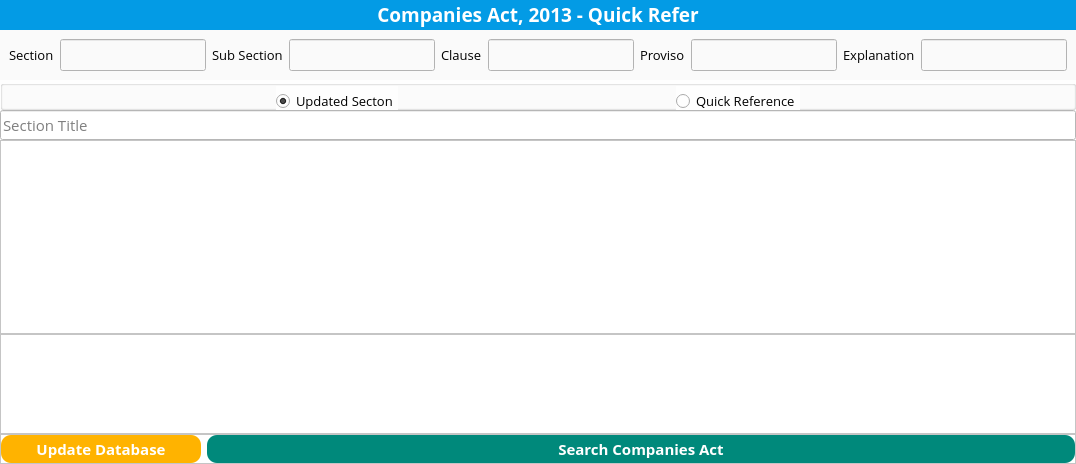
<?xml version="1.0" encoding="UTF-8"?>
<ui version="4.0">
 <class>CompaniesActQR</class>
 <widget class="QWidget" name="CompaniesActQR">
  <property name="geometry">
   <rect>
    <x>0</x>
    <y>0</y>
    <width>1076</width>
    <height>464</height>
   </rect>
  </property>
  <property name="minimumSize">
   <size>
    <width>0</width>
    <height>0</height>
   </size>
  </property>
  <property name="font">
   <font>
    <pointsize>12</pointsize>
    <stylestrategy>PreferAntialias</stylestrategy>
   </font>
  </property>
  <property name="windowTitle">
   <string>Companies Act</string>
  </property>
  <property name="windowIcon">
   <iconset>
    <normaloff>../Icon/logo.png</normaloff>../Icon/logo.png</iconset>
  </property>
  <property name="styleSheet">
   <string notr="true">background-color: rgb(255, 255, 255);</string>
  </property>
  <layout class="QGridLayout" name="gridLayout">
   <property name="leftMargin">
    <number>0</number>
   </property>
   <property name="topMargin">
    <number>0</number>
   </property>
   <property name="rightMargin">
    <number>0</number>
   </property>
   <property name="bottomMargin">
    <number>0</number>
   </property>
   <property name="spacing">
    <number>0</number>
   </property>
   <item row="1" column="0">
    <widget class="QWidget" name="widget" native="true">
     <property name="minimumSize">
      <size>
       <width>711</width>
       <height>50</height>
      </size>
     </property>
     <property name="maximumSize">
      <size>
       <width>16777215</width>
       <height>50</height>
      </size>
     </property>
     <property name="styleSheet">
      <string notr="true">background-color: rgb(250, 250, 250);</string>
     </property>
     <layout class="QGridLayout" name="gridLayout_4">
      <item row="0" column="0">
       <layout class="QHBoxLayout" name="horizontalLayout">
        <item>
         <widget class="QLabel" name="sectiontag">
          <property name="sizePolicy">
           <sizepolicy hsizetype="Preferred" vsizetype="Preferred">
            <horstretch>0</horstretch>
            <verstretch>0</verstretch>
           </sizepolicy>
          </property>
          <property name="font">
           <font>
            <family>Open Sans</family>
            <pointsize>10</pointsize>
            <stylestrategy>PreferAntialias</stylestrategy>
           </font>
          </property>
          <property name="text">
           <string>Section</string>
          </property>
         </widget>
        </item>
        <item>
         <widget class="QLineEdit" name="SectionInput">
          <property name="sizePolicy">
           <sizepolicy hsizetype="Expanding" vsizetype="Expanding">
            <horstretch>0</horstretch>
            <verstretch>0</verstretch>
           </sizepolicy>
          </property>
          <property name="font">
           <font>
            <family>Open Sans</family>
            <stylestrategy>PreferAntialias</stylestrategy>
           </font>
          </property>
         </widget>
        </item>
        <item>
         <widget class="QLabel" name="subsectiotag">
          <property name="font">
           <font>
            <family>Open Sans</family>
            <pointsize>10</pointsize>
            <stylestrategy>PreferAntialias</stylestrategy>
           </font>
          </property>
          <property name="text">
           <string>Sub Section</string>
          </property>
         </widget>
        </item>
        <item>
         <widget class="QLineEdit" name="SubSectionInput">
          <property name="sizePolicy">
           <sizepolicy hsizetype="Expanding" vsizetype="Expanding">
            <horstretch>0</horstretch>
            <verstretch>0</verstretch>
           </sizepolicy>
          </property>
          <property name="font">
           <font>
            <family>Open Sans</family>
            <pointsize>10</pointsize>
            <stylestrategy>PreferAntialias</stylestrategy>
           </font>
          </property>
         </widget>
        </item>
        <item>
         <widget class="QLabel" name="clausetag">
          <property name="font">
           <font>
            <family>Open Sans</family>
            <pointsize>10</pointsize>
            <stylestrategy>PreferAntialias</stylestrategy>
           </font>
          </property>
          <property name="text">
           <string>Clause</string>
          </property>
         </widget>
        </item>
        <item>
         <widget class="QLineEdit" name="ClauseInput">
          <property name="sizePolicy">
           <sizepolicy hsizetype="Expanding" vsizetype="Expanding">
            <horstretch>0</horstretch>
            <verstretch>0</verstretch>
           </sizepolicy>
          </property>
          <property name="font">
           <font>
            <family>Open Sans</family>
            <pointsize>10</pointsize>
            <stylestrategy>PreferAntialias</stylestrategy>
           </font>
          </property>
         </widget>
        </item>
        <item>
         <widget class="QLabel" name="provisotag">
          <property name="font">
           <font>
            <family>Open Sans</family>
            <pointsize>10</pointsize>
            <stylestrategy>PreferAntialias</stylestrategy>
           </font>
          </property>
          <property name="text">
           <string>Proviso</string>
          </property>
         </widget>
        </item>
        <item>
         <widget class="QLineEdit" name="ProvisoInput">
          <property name="sizePolicy">
           <sizepolicy hsizetype="Expanding" vsizetype="Expanding">
            <horstretch>0</horstretch>
            <verstretch>0</verstretch>
           </sizepolicy>
          </property>
          <property name="font">
           <font>
            <family>Open Sans</family>
            <pointsize>10</pointsize>
            <stylestrategy>PreferAntialias</stylestrategy>
           </font>
          </property>
         </widget>
        </item>
        <item>
         <widget class="QLabel" name="explanationtag">
          <property name="font">
           <font>
            <family>Open Sans</family>
            <pointsize>10</pointsize>
            <stylestrategy>PreferAntialias</stylestrategy>
           </font>
          </property>
          <property name="text">
           <string>Explanation</string>
          </property>
         </widget>
        </item>
        <item>
         <widget class="QLineEdit" name="ExplanationInput">
          <property name="sizePolicy">
           <sizepolicy hsizetype="Expanding" vsizetype="Expanding">
            <horstretch>0</horstretch>
            <verstretch>0</verstretch>
           </sizepolicy>
          </property>
          <property name="font">
           <font>
            <family>Open Sans</family>
            <pointsize>10</pointsize>
            <stylestrategy>PreferAntialias</stylestrategy>
           </font>
          </property>
         </widget>
        </item>
       </layout>
      </item>
     </layout>
    </widget>
   </item>
   <item row="6" column="0">
    <widget class="QFrame" name="ButtonGroup">
     <property name="minimumSize">
      <size>
       <width>0</width>
       <height>30</height>
      </size>
     </property>
     <property name="maximumSize">
      <size>
       <width>16777215</width>
       <height>30</height>
      </size>
     </property>
     <property name="frameShape">
      <enum>QFrame::StyledPanel</enum>
     </property>
     <property name="frameShadow">
      <enum>QFrame::Raised</enum>
     </property>
     <layout class="QGridLayout" name="gridLayout_2">
      <property name="leftMargin">
       <number>0</number>
      </property>
      <property name="topMargin">
       <number>0</number>
      </property>
      <property name="rightMargin">
       <number>0</number>
      </property>
      <property name="bottomMargin">
       <number>0</number>
      </property>
      <item row="1" column="0">
       <widget class="QPushButton" name="UpdateDb">
        <property name="sizePolicy">
         <sizepolicy hsizetype="Expanding" vsizetype="Expanding">
          <horstretch>0</horstretch>
          <verstretch>0</verstretch>
         </sizepolicy>
        </property>
        <property name="maximumSize">
         <size>
          <width>200</width>
          <height>16777215</height>
         </size>
        </property>
        <property name="font">
         <font>
          <family>Open Sans</family>
          <pointsize>11</pointsize>
          <weight>75</weight>
          <bold>true</bold>
          <stylestrategy>PreferAntialias</stylestrategy>
         </font>
        </property>
        <property name="styleSheet">
         <string notr="true">background-color:rgb(255,179,0);
color: rgb(255, 255, 255);
border-radius:10;</string>
        </property>
        <property name="text">
         <string>Update Database</string>
        </property>
       </widget>
      </item>
      <item row="1" column="1">
       <widget class="QPushButton" name="Search">
        <property name="sizePolicy">
         <sizepolicy hsizetype="Minimum" vsizetype="Expanding">
          <horstretch>0</horstretch>
          <verstretch>0</verstretch>
         </sizepolicy>
        </property>
        <property name="font">
         <font>
          <family>Open Sans</family>
          <pointsize>11</pointsize>
          <weight>75</weight>
          <bold>true</bold>
          <stylestrategy>PreferAntialias</stylestrategy>
         </font>
        </property>
        <property name="styleSheet">
         <string notr="true">color: rgb(255, 255, 255);
background-color:rgb(0,137,123);
border-radius:10;</string>
        </property>
        <property name="text">
         <string>Search Companies Act</string>
        </property>
        <property name="icon">
         <iconset>
          <normaloff>../../../Resources/Images/searchbaar.png</normaloff>../../../Resources/Images/searchbaar.png</iconset>
        </property>
        <property name="shortcut">
         <string>Return</string>
        </property>
        <property name="checkable">
         <bool>false</bool>
        </property>
        <property name="default">
         <bool>false</bool>
        </property>
        <property name="flat">
         <bool>false</bool>
        </property>
       </widget>
      </item>
     </layout>
    </widget>
   </item>
   <item row="2" column="0">
    <widget class="QWidget" name="QuickSelection" native="true">
     <property name="minimumSize">
      <size>
       <width>0</width>
       <height>0</height>
      </size>
     </property>
     <property name="maximumSize">
      <size>
       <width>16777215</width>
       <height>30</height>
      </size>
     </property>
     <property name="styleSheet">
      <string notr="true">background-color: rgb(254, 254, 254);</string>
     </property>
     <layout class="QGridLayout" name="gridLayout_5">
      <property name="leftMargin">
       <number>0</number>
      </property>
      <property name="topMargin">
       <number>0</number>
      </property>
      <property name="rightMargin">
       <number>0</number>
      </property>
      <property name="bottomMargin">
       <number>0</number>
      </property>
      <item row="0" column="0">
       <widget class="QGroupBox" name="QuickSelectPanel">
        <property name="minimumSize">
         <size>
          <width>0</width>
          <height>0</height>
         </size>
        </property>
        <property name="styleSheet">
         <string notr="true">background-color: rgb(254, 254, 254);</string>
        </property>
        <property name="flat">
         <bool>true</bool>
        </property>
        <layout class="QGridLayout" name="gridLayout_3">
         <property name="leftMargin">
          <number>0</number>
         </property>
         <property name="topMargin">
          <number>0</number>
         </property>
         <property name="rightMargin">
          <number>0</number>
         </property>
         <property name="bottomMargin">
          <number>0</number>
         </property>
         <item row="0" column="2">
          <spacer name="horizontalSpacer_2">
           <property name="orientation">
            <enum>Qt::Horizontal</enum>
           </property>
           <property name="sizeHint" stdset="0">
            <size>
             <width>40</width>
             <height>20</height>
            </size>
           </property>
          </spacer>
         </item>
         <item row="0" column="3">
          <widget class="QRadioButton" name="RB_Quick">
           <property name="sizePolicy">
            <sizepolicy hsizetype="Maximum" vsizetype="Expanding">
             <horstretch>0</horstretch>
             <verstretch>0</verstretch>
            </sizepolicy>
           </property>
           <property name="minimumSize">
            <size>
             <width>0</width>
             <height>30</height>
            </size>
           </property>
           <property name="maximumSize">
            <size>
             <width>200</width>
             <height>16777215</height>
            </size>
           </property>
           <property name="font">
            <font>
             <family>Open Sans</family>
             <pointsize>10</pointsize>
             <stylestrategy>PreferAntialias</stylestrategy>
            </font>
           </property>
           <property name="toolTip">
            <string>&lt;html&gt;&lt;head/&gt;&lt;body&gt;&lt;p&gt;Quick but not maintained. Use this option only if you are sure that the particular section has not been amended&lt;/p&gt;&lt;/body&gt;&lt;/html&gt;</string>
           </property>
           <property name="text">
            <string>Quick Reference</string>
           </property>
          </widget>
         </item>
         <item row="0" column="1">
          <widget class="QRadioButton" name="RB_Updated">
           <property name="sizePolicy">
            <sizepolicy hsizetype="Maximum" vsizetype="Expanding">
             <horstretch>0</horstretch>
             <verstretch>0</verstretch>
            </sizepolicy>
           </property>
           <property name="minimumSize">
            <size>
             <width>0</width>
             <height>30</height>
            </size>
           </property>
           <property name="maximumSize">
            <size>
             <width>200</width>
             <height>16777215</height>
            </size>
           </property>
           <property name="font">
            <font>
             <family>Open Sans</family>
             <pointsize>10</pointsize>
             <stylestrategy>PreferAntialias</stylestrategy>
            </font>
           </property>
           <property name="toolTip">
            <string>&lt;html&gt;&lt;head/&gt;&lt;body&gt;&lt;p&gt;Slow but updated&lt;/p&gt;&lt;/body&gt;&lt;/html&gt;</string>
           </property>
           <property name="text">
            <string>Updated Secton</string>
           </property>
           <property name="checked">
            <bool>true</bool>
           </property>
          </widget>
         </item>
         <item row="0" column="4">
          <spacer name="horizontalSpacer">
           <property name="orientation">
            <enum>Qt::Horizontal</enum>
           </property>
           <property name="sizeHint" stdset="0">
            <size>
             <width>40</width>
             <height>20</height>
            </size>
           </property>
          </spacer>
         </item>
         <item row="0" column="0">
          <spacer name="horizontalSpacer_3">
           <property name="orientation">
            <enum>Qt::Horizontal</enum>
           </property>
           <property name="sizeHint" stdset="0">
            <size>
             <width>40</width>
             <height>20</height>
            </size>
           </property>
          </spacer>
         </item>
        </layout>
       </widget>
      </item>
     </layout>
    </widget>
   </item>
   <item row="4" column="0">
    <widget class="QTextBrowser" name="SectionOutpit">
     <property name="font">
      <font>
       <family>Open Sans</family>
       <pointsize>11</pointsize>
       <stylestrategy>PreferAntialias</stylestrategy>
      </font>
     </property>
    </widget>
   </item>
   <item row="3" column="0">
    <layout class="QHBoxLayout" name="horizontalLayout_2">
     <item>
      <widget class="QLineEdit" name="TitleOutput">
       <property name="minimumSize">
        <size>
         <width>0</width>
         <height>30</height>
        </size>
       </property>
       <property name="font">
        <font>
         <family>Open Sans</family>
         <pointsize>11</pointsize>
         <stylestrategy>PreferAntialias</stylestrategy>
        </font>
       </property>
       <property name="readOnly">
        <bool>true</bool>
       </property>
       <property name="placeholderText">
        <string>Section Title</string>
       </property>
       <property name="clearButtonEnabled">
        <bool>false</bool>
       </property>
      </widget>
     </item>
    </layout>
   </item>
   <item row="0" column="0">
    <widget class="QLabel" name="Title">
     <property name="minimumSize">
      <size>
       <width>0</width>
       <height>30</height>
      </size>
     </property>
     <property name="font">
      <font>
       <family>Open Sans</family>
       <pointsize>14</pointsize>
       <stylestrategy>PreferAntialias</stylestrategy>
      </font>
     </property>
     <property name="styleSheet">
      <string notr="true">background-color: rgb(3,155,229);
color: rgb(255, 255, 255);</string>
     </property>
     <property name="text">
      <string>&lt;html&gt;&lt;head/&gt;&lt;body&gt;&lt;p&gt;&lt;span style=&quot; font-weight:600;&quot;&gt;Companies Act, 2013 - Quick Refer&lt;/span&gt;&lt;/p&gt;&lt;/body&gt;&lt;/html&gt;</string>
     </property>
     <property name="alignment">
      <set>Qt::AlignCenter</set>
     </property>
    </widget>
   </item>
   <item row="5" column="0">
    <widget class="QTextBrowser" name="Footnote">
     <property name="maximumSize">
      <size>
       <width>16777215</width>
       <height>100</height>
      </size>
     </property>
     <property name="font">
      <font>
       <family>Open Sans</family>
       <pointsize>11</pointsize>
       <stylestrategy>PreferAntialias</stylestrategy>
      </font>
     </property>
     <property name="overwriteMode">
      <bool>true</bool>
     </property>
    </widget>
   </item>
  </layout>
 </widget>
 <tabstops>
  <tabstop>SectionInput</tabstop>
  <tabstop>SubSectionInput</tabstop>
  <tabstop>ClauseInput</tabstop>
  <tabstop>ProvisoInput</tabstop>
  <tabstop>ExplanationInput</tabstop>
  <tabstop>RB_Updated</tabstop>
  <tabstop>RB_Quick</tabstop>
  <tabstop>TitleOutput</tabstop>
  <tabstop>SectionOutpit</tabstop>
  <tabstop>Footnote</tabstop>
  <tabstop>UpdateDb</tabstop>
  <tabstop>Search</tabstop>
 </tabstops>
 <resources/>
 <connections/>
</ui>
